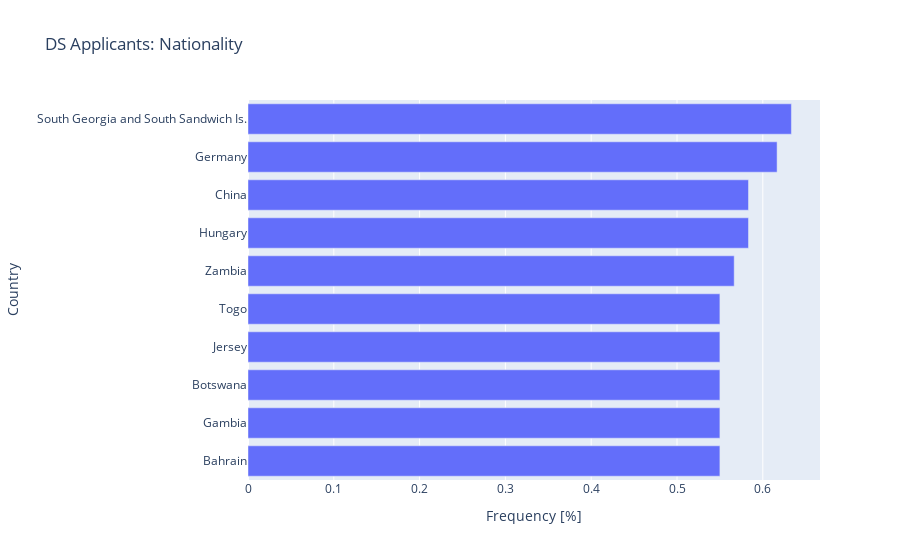

The notebook cell this image was saved under:
### Code cell
fig = px.bar(
    data_frame = df_nationality.tail(10),
    x = "count_pct",
    y= "country_name",
    orientation = "h",
    title = "DS Applicants: Nationality"
)
fig.update_layout(xaxis_title = "Frequency [%]", yaxis_title = "Country")
fig.show()

### Figure 1 — Plotly figure (JSON) as saved in the notebook; plotly's stock layout.template omitted (floating-point values rounded to 4 significant figures)
{"data": [{"hovertemplate": "count_pct=%{x}<br>country_name=%{y}<extra></extra>", "legendgroup": "", "marker": {"color": "#636efa", "pattern": {"shape": ""}}, "name": "", "orientation": "h", "showlegend": false, "textposition": "auto", "type": "bar", "x": [0.55, 0.55, 0.55, 0.55, 0.55, 0.5667, 0.5833, 0.5833, 0.6167, 0.6333], "xaxis": "x", "y": ["Bahrain", "Gambia", "Botswana", "Jersey", "Togo", "Zambia", "Hungary", "China", "Germany", "South Georgia and South Sandwich Is."], "yaxis": "y"}], "layout": {"barmode": "relative", "legend": {"tracegroupgap": 0}, "title": {"text": "DS Applicants: Nationality"}, "xaxis": {"anchor": "y", "domain": [0, 1], "title": {"text": "Frequency [%]"}}, "yaxis": {"anchor": "x", "domain": [0, 1], "title": {"text": "Country"}}}}
